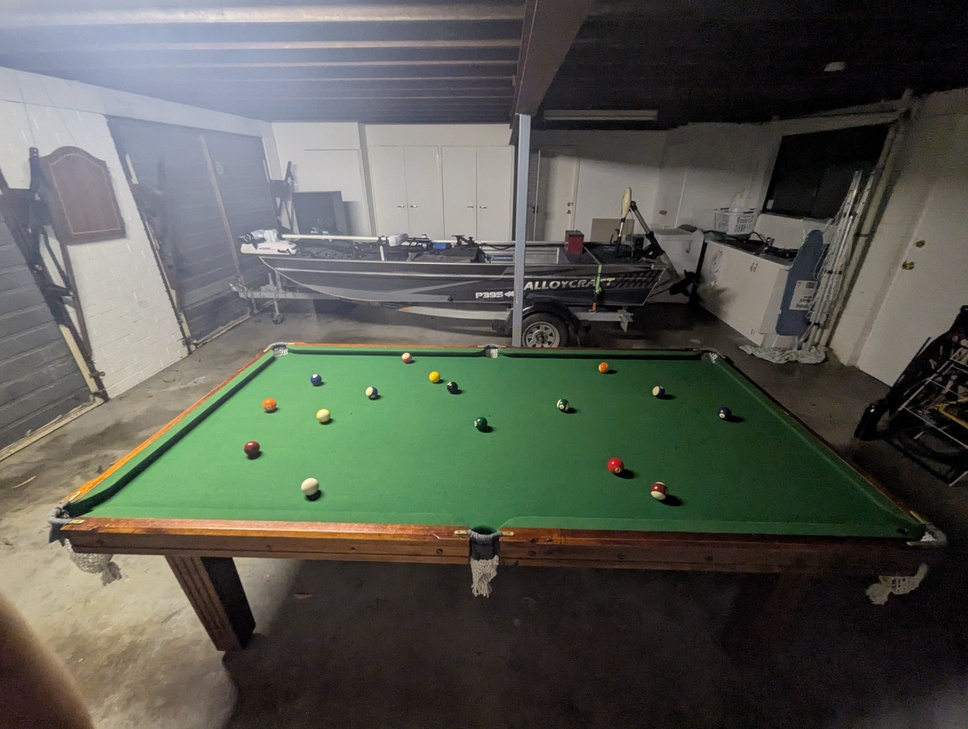
#> input picture images/table/broken_1.jpg, 968 x 729 px, shrunk from 4080 x 3072 before the run
$ python -i TouchupImage.py   (imports and definitions only)
#> lines starting #> are read from the running program, lines starting #| are printed output that depends on the picture
#> further down, picture is the input picture: shape (729, 968, 3); mean B, G, R 80.9, 89.9, 86.9
import cv2
import numpy as np

def touchup_image(img: np.ndarray):
    lab = cv2.cvtColor(img, cv2.COLOR_BGR2LAB)
#> lab: shape (729, 968, 3); mean of channels 0, 1, 2 93.3, 125.6, 132.9
    l, a, b = cv2.split(lab)
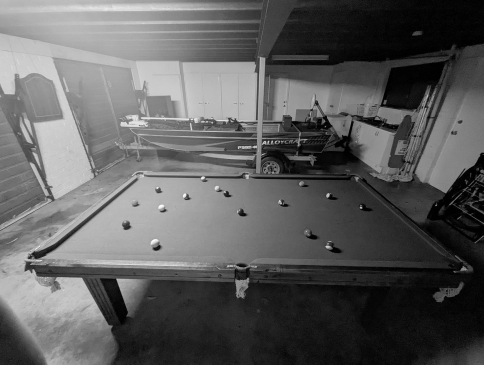
#> l: shape (729, 968) (shown at 1/2 size); min 0, max 253, mean 93.3
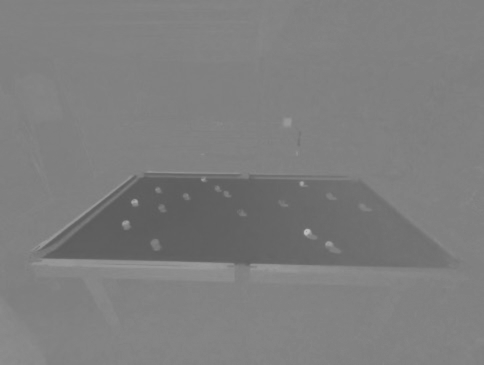
#> a: shape (729, 968) (shown at 1/2 size); min 90, max 190, mean 125.6

    # Apply CLAHE to L channel
    clahe = cv2.createCLAHE(clipLimit=2.0, tileGridSize=(8, 8))
    cl = clahe.apply(l)

    # Merge the CLAHE enhanced L channel with the a and b channels
    limg = cv2.merge((cl, a, b))
#> limg: shape (729, 968, 3); mean of channels 0, 1, 2 107.5, 125.6, 132.9

    # Convert back to BGR
    enhanced_img = cv2.cvtColor(limg, cv2.COLOR_LAB2BGR)

    # White balance - simple gray world assumption
    b, g, r = cv2.split(enhanced_img)
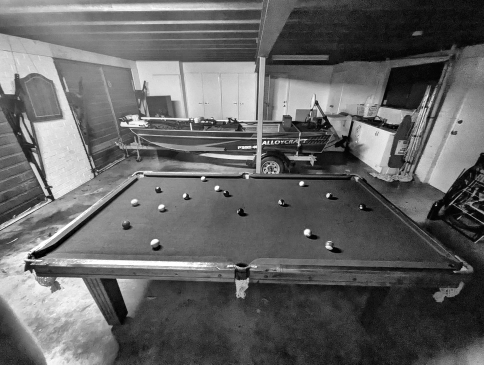
#> r: shape (729, 968) (shown at 1/2 size); min 0, max 255, mean 100.4
    r_avg = cv2.mean(r)[0]
#> r_avg = 100.4
    g_avg = cv2.mean(g)[0]
#> g_avg = 103.5
    b_avg = cv2.mean(b)[0]
#> b_avg = 94.03

    # Find the gain of each channel
    k = (r_avg + g_avg + b_avg) / 3
#> k = 99.33
    kr = k / r_avg
#> kr = 0.989
    kg = k / g_avg
#> kg = 0.96
    kb = k / b_avg
#> kb = 1.06

    # Apply the gain
    r = cv2.addWeighted(src1=r, alpha=kr, src2=0, beta=0, gamma=0)
    g = cv2.addWeighted(src1=g, alpha=kg, src2=0, beta=0, gamma=0)
    b = cv2.addWeighted(src1=b, alpha=kb, src2=0, beta=0, gamma=0)

    # Merge the white balanced channels
    balanced_img = cv2.merge([b, g, r])

    # Additional shadow removal - increase brightness in dark areas
    hsv = cv2.cvtColor(balanced_img, cv2.COLOR_BGR2HSV)
#> hsv: shape (729, 968, 3); mean H, S, V 99, 49.6, 111.2
    h, s, v = cv2.split(hsv)
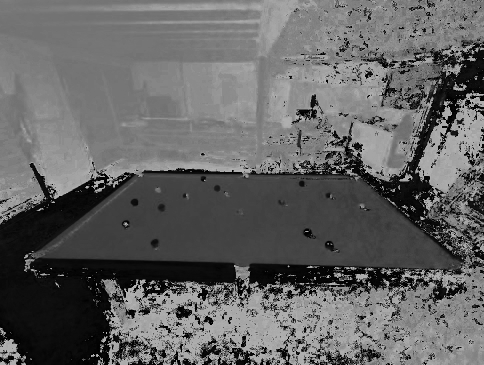
#> h: shape (729, 968) (shown at 1/2 size); min 0, max 179, mean 99
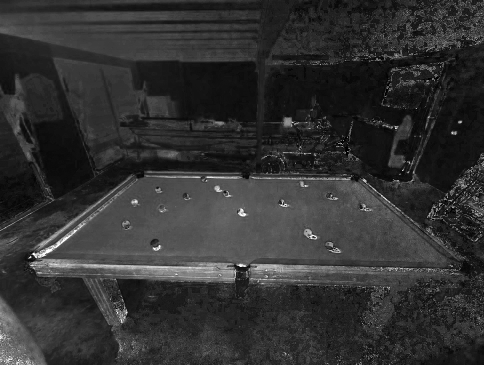
#> s: shape (729, 968) (shown at 1/2 size); min 0, max 255, mean 49.6

    # Increase brightness in darker areas while preserving highlights
    # Simple gamma correction on V channel
    gamma = 1.2
    v_corrected = np.power(v / 255.0, 1.0 / gamma) * 255.0
    v_corrected = v_corrected.astype(np.uint8)

    hsv_corrected = cv2.merge([h, s, v_corrected])
#> hsv_corrected: shape (729, 968, 3); mean H, S, V 99, 49.6, 123.9
    shadow_free = cv2.cvtColor(hsv_corrected, cv2.COLOR_HSV2BGR)
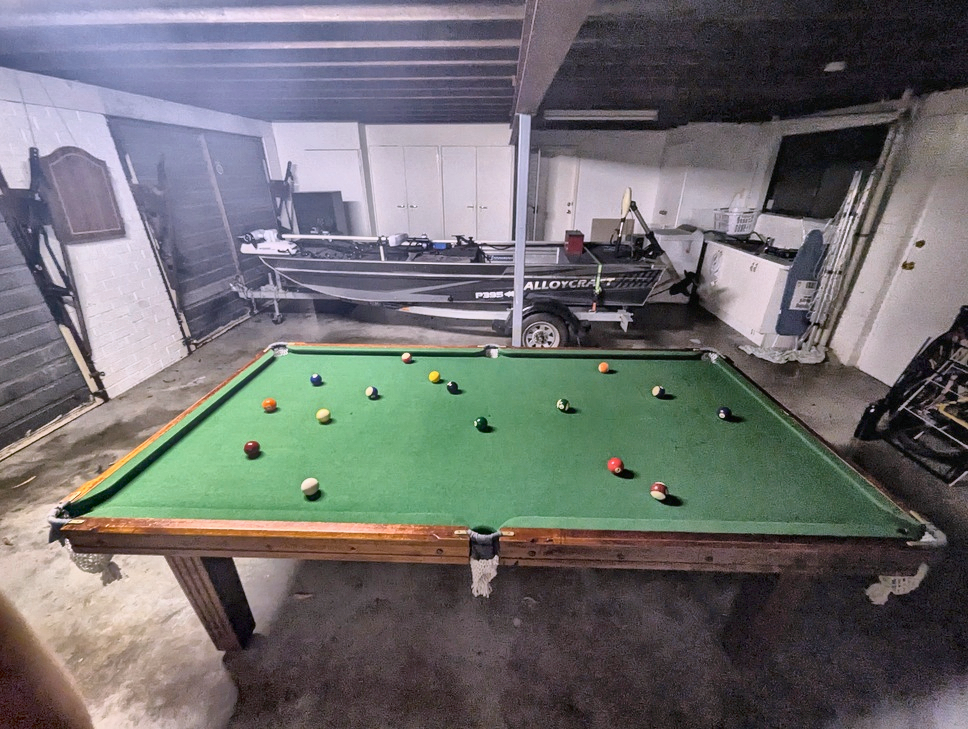
#> shadow_free: shape (729, 968, 3); mean B, G, R 110.2, 110, 110.5

    #returns BGR format
    return shadow_free

>>> import cv2
>>> picture = cv2.imread('../images/table/broken_1.jpg')
>>> result = touchup_image(picture)

$ run again, on images/table/broken_2.jpg
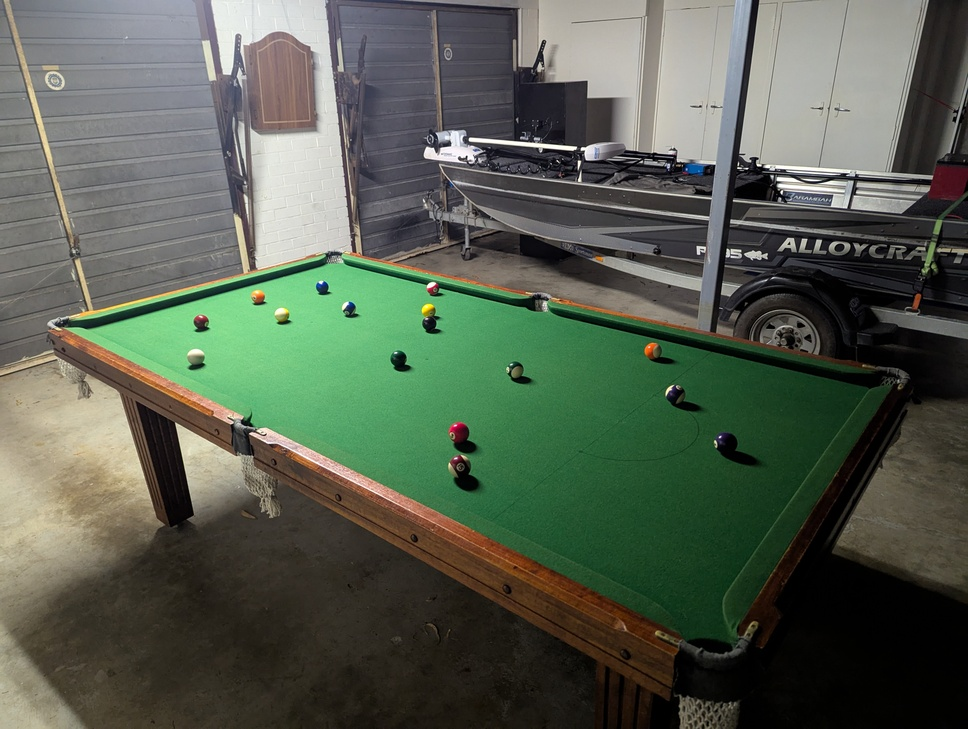
#> input picture images/table/broken_2.jpg, 968 x 729 px, shrunk from 4080 x 3072 before the run
#> picture is the input picture: shape (729, 968, 3); mean B, G, R 80.1, 94.7, 85.9
#> lab: shape (729, 968, 3); mean of channels 0, 1, 2 97.5, 122.5, 135.5
#> limg: shape (729, 968, 3); mean of channels 0, 1, 2 109.8, 122.5, 135.5
#> in touchup_image, `b, g, r = cv2.split(enhanced_img)`:
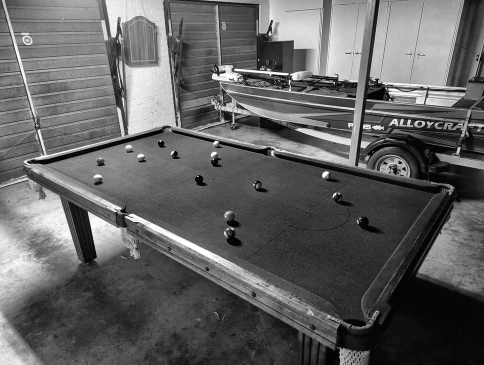
#> r: shape (729, 968) (shown at 1/2 size); min 0, max 255, mean 97.9
#> r_avg = 97.91
#> g_avg = 106.6
#> b_avg = 91.64
#> k = 98.73
#> kr = 1.01
#> kg = 0.926
#> kb = 1.08
#> hsv: shape (729, 968, 3); mean H, S, V 90.8, 63.8, 112.8
#> hsv_corrected: shape (729, 968, 3); mean H, S, V 90.8, 63.8, 125.4
#> in touchup_image, `shadow_free = cv2.cvtColor(hsv_corrected, cv2.COLOR_HSV2BGR)`:
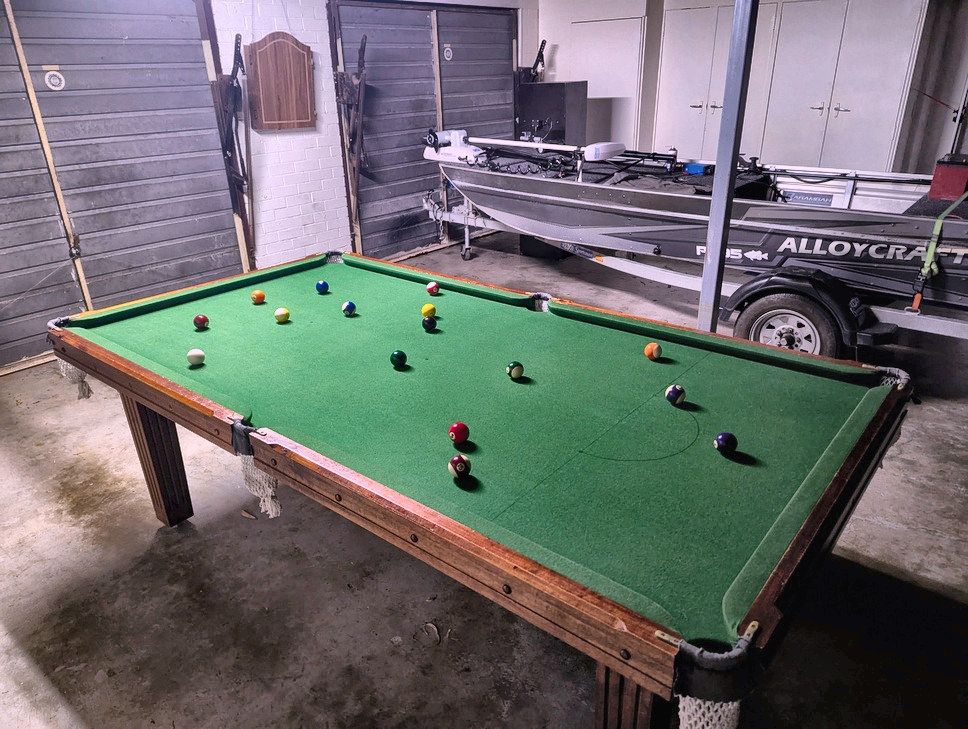
#> shadow_free: shape (729, 968, 3); mean B, G, R 109.1, 109.2, 109.4

$ run again, on images/table/broken_3.jpg
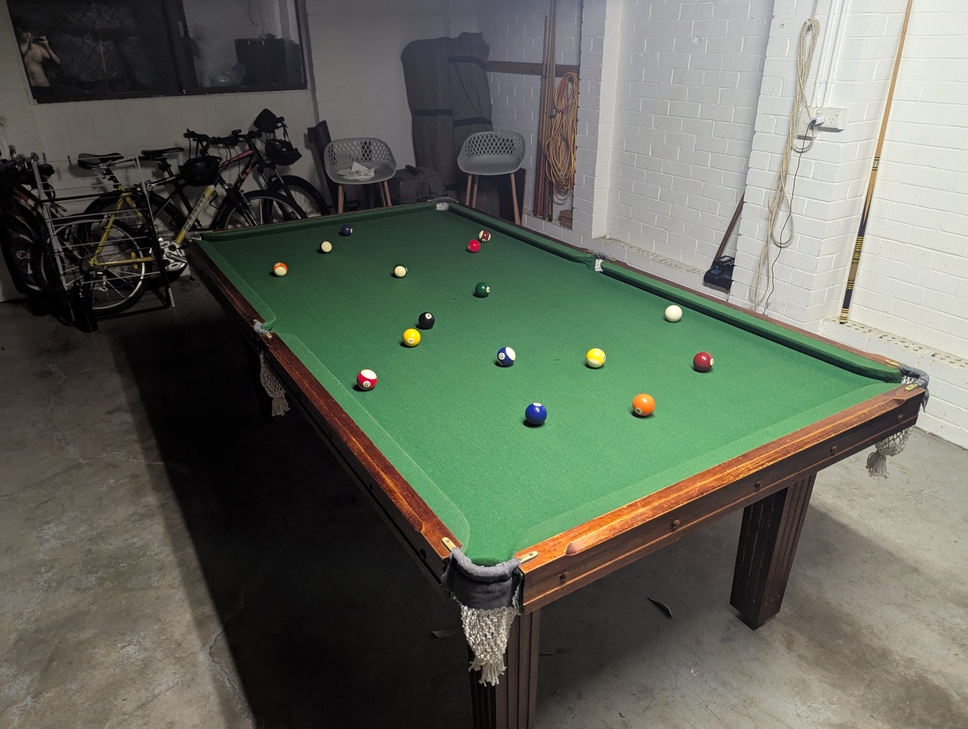
#> input picture images/table/broken_3.jpg, 968 x 729 px, shrunk from 4080 x 3072 before the run
#> picture is the input picture: shape (729, 968, 3); mean B, G, R 90.8, 102.6, 97.6
#> lab: shape (729, 968, 3); mean of channels 0, 1, 2 105.9, 124.4, 134
#> limg: shape (729, 968, 3); mean of channels 0, 1, 2 116.6, 124.4, 134
#> in touchup_image, `b, g, r = cv2.split(enhanced_img)`:
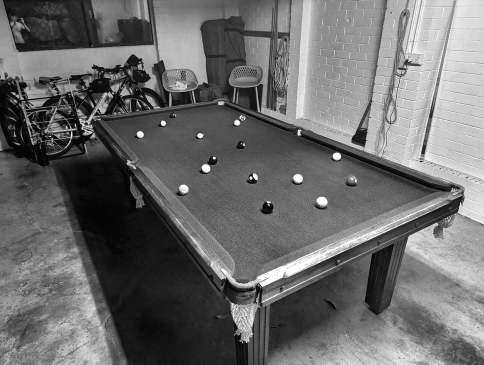
#> r: shape (729, 968) (shown at 1/2 size); min 0, max 255, mean 107.8
#> r_avg = 107.8
#> g_avg = 112.8
#> b_avg = 100.9
#> k = 107.2
#> kr = 0.994
#> kg = 0.95
#> kb = 1.06
#> hsv: shape (729, 968, 3); mean H, S, V 111.6, 45.7, 118.2
#> hsv_corrected: shape (729, 968, 3); mean H, S, V 111.6, 45.7, 130.4
#> in touchup_image, `shadow_free = cv2.cvtColor(hsv_corrected, cv2.COLOR_HSV2BGR)`:
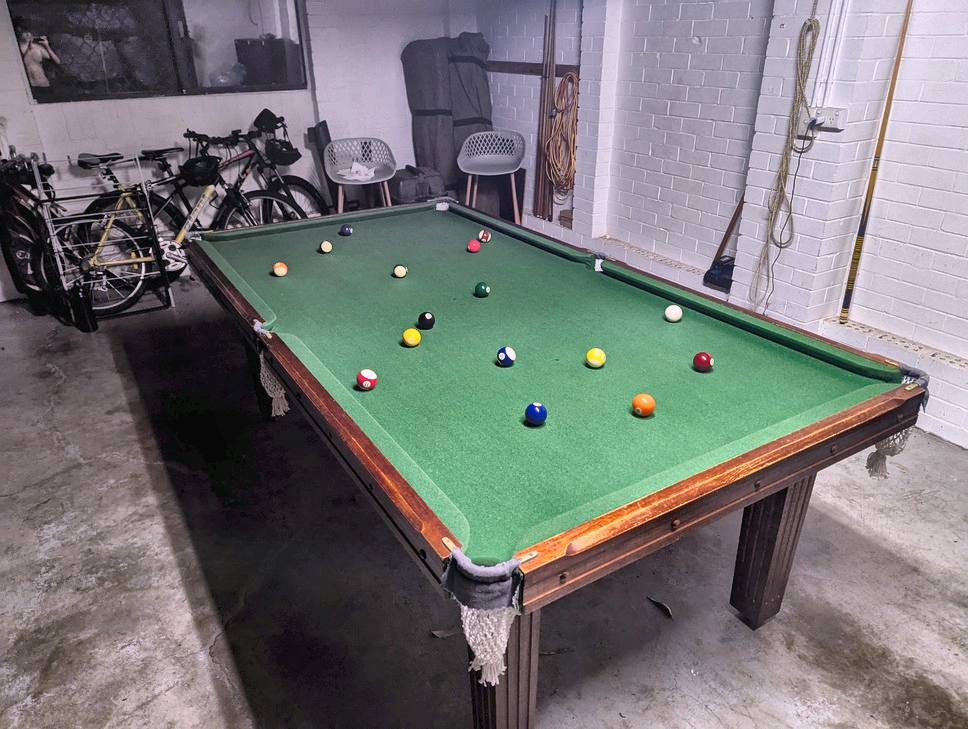
#> shadow_free: shape (729, 968, 3); mean B, G, R 118, 117.7, 118
